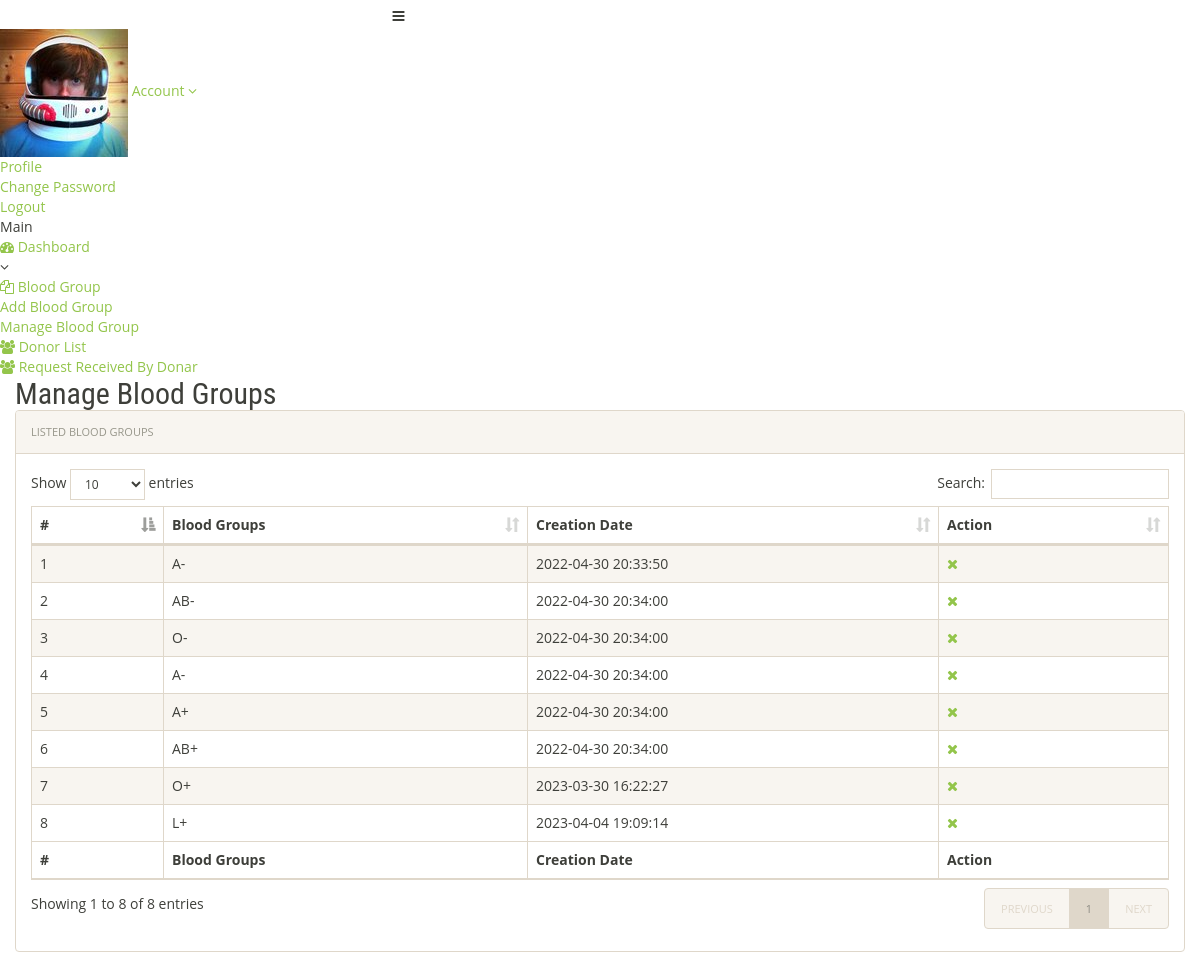
Screenshot of /admin/manage-bloodgroup.php (signed in) with the database file from the repository.
### tables this page shows
CREATE TABLE `tblbloodgroup` (
  `id` int(11) NOT NULL,
  `BloodGroup` varchar(20) DEFAULT NULL,
  `PostingDate` timestamp NOT NULL DEFAULT current_timestamp()
);

### admin/manage-bloodgroup.php (the view, shortened to what this page needs)
<?php
include('includes/config.php');
if(strlen($_SESSION['alogin'])==0)
	{
header('location:index.php');
}
else{
 ?>
<!doctype html>
<html lang="en" class="no-js">
<head>
	<link rel="stylesheet" href="css/font-awesome.min.css">
	<link rel="stylesheet" href="css/bootstrap.min.css">
	<link rel="stylesheet" href="css/dataTables.bootstrap.min.css">
	<link rel="stylesheet" href="css/bootstrap-social.css">
	<link rel="stylesheet" href="css/bootstrap-select.css">
	<link rel="stylesheet" href="css/fileinput.min.css">
	<link rel="stylesheet" href="css/awesome-bootstrap-checkbox.css">
	<link rel="stylesheet" href="css/style.css">
</head>
<body>
	<?php include('includes/header.php');?>
	<div class="ts-main-content">
		<?php include('includes/leftbar.php');?>
		<div class="content-wrapper">
			<div class="container-fluid">
				<div class="row">
					<div class="col-md-12">
						<h2 class="page-title">Manage Blood Groups</h2>
						<div class="panel panel-default">
							<div class="panel-heading">Listed  Blood Groups</div>
							<div class="panel-body">
								<table id="zctb" class="display table table-striped table-bordered table-hover" cellspacing="0" width="100%">
									<thead>
										<tr>
										<th>#</th>
												<th>Blood Groups</th>
											<th>Creation Date</th>
											<th>Action</th>
										</tr>
									</thead>
									<tfoot>
										<tr>
										<th>#</th>
											<th>Blood Groups</th>
											<th>Creation Date</th><th>Action</th>
										</tr>
									</tfoot>
									<tbody>
<?php $sql = "SELECT * from  tblbloodgroup ";
$query = $dbh -> prepare($sql);
$query->execute();
$results=$query->fetchAll(PDO::FETCH_OBJ);
$cnt=1;
if($query->rowCount() > 0)
{
foreach($results as $result)
{				?>
										<tr>
											<td><?php echo htmlentities($cnt);?></td>
											<td><?php echo htmlentities($result->BloodGroup);?></td>
											<td><?php echo htmlentities($result->PostingDate);?></td>
<td>
<a href="manage-bloodgroup.php?del=<?php echo $result->id;?>" onclick="return confirm('Do you want to delete');"><i class="fa fa-close"></i></a></td>
										</tr>
										<?php $cnt=$cnt+1; }} ?>
									</tbody>
								</table>
							</div>
						</div>
					</div>
				</div>
			</div>
		</div>
	</div>
</body>
</html>
<?php } ?>

### css/style.css (style rules this page uses)
body { padding: 0; margin: 0; background: #FFF; font-family: 'Open Sans', sans-serif; }
body a { transition: 0.5s all; -webkit-transition: 0.5s all; -moz-transition: 0.5s all; -o-transition: 0.5s all; -ms-transition: 0.5s all; text-decoration: none; }
h1, h2, h3, h4, h5, h6 { margin: 0; padding: 0; font-family: 'Roboto Condensed', sans-serif; }
.fa, .fas, .far, .fal, .fab { display: inline!important; }

### rows the page displays
tblbloodgroup: BloodGroup "A-", PostingDate "2022-04-30 20:33:50"
tblbloodgroup: BloodGroup "AB-", PostingDate "2022-04-30 20:34:00"
tblbloodgroup: BloodGroup "O-", PostingDate "2022-04-30 20:34:00"
tblbloodgroup: BloodGroup "A-", PostingDate "2022-04-30 20:34:00"
tblbloodgroup: BloodGroup "A+", PostingDate "2022-04-30 20:34:00"
tblbloodgroup: BloodGroup "AB+", PostingDate "2022-04-30 20:34:00"
tblbloodgroup: BloodGroup "O+", PostingDate "2023-03-30 16:22:27"
tblbloodgroup: BloodGroup "L+", PostingDate "2023-04-04 19:09:14"
